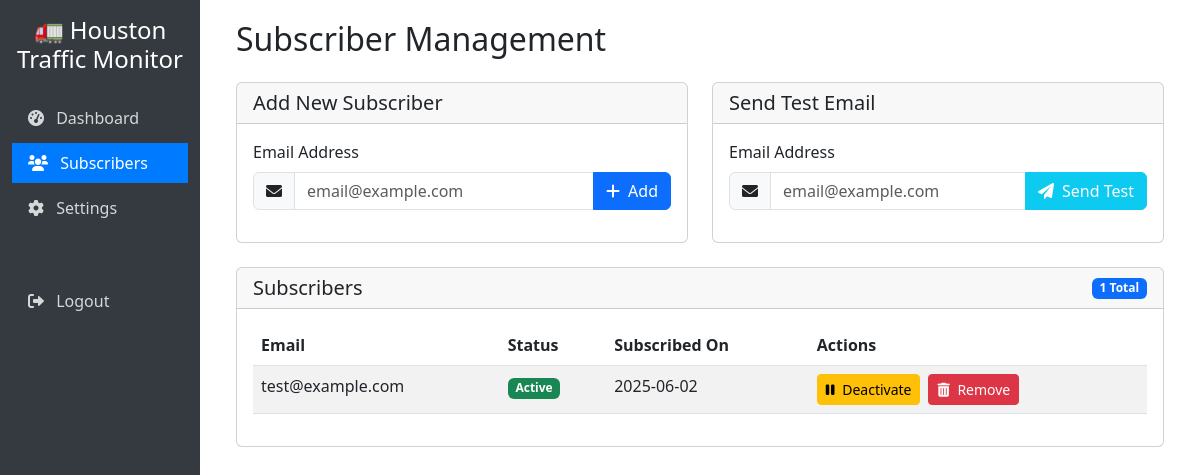
Page /subscribers (signed in) on the earlier database version.
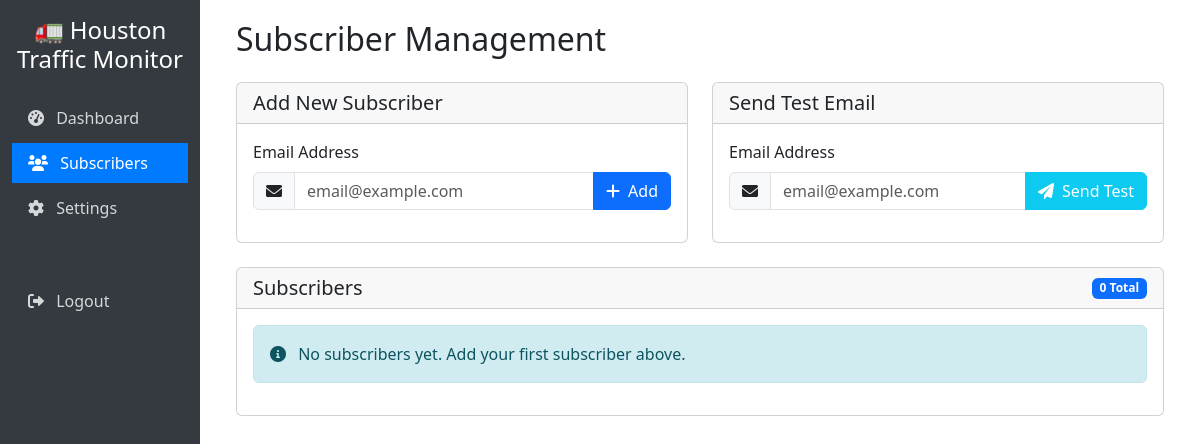
Same page on the later database version.
### tables this page shows
CREATE TABLE subscribers (
                id INTEGER PRIMARY KEY AUTOINCREMENT,
                email TEXT UNIQUE NOT NULL,
                active BOOLEAN DEFAULT 1,
                created_at TIMESTAMP DEFAULT CURRENT_TIMESTAMP
            );

### app.py (the view)
@app.route('/subscribers')
@login_required
def subscribers():
    all_subscribers = Subscriber.get_all(db)
    return render_template('subscribers.html', subscribers=all_subscribers)

### app.py (called while the page is built)
@login_manager.user_loader
def load_user(username):
    user_data = AdminUser.get_by_username(db, username)
    if user_data:
        return User(username)
    return None

### models.py (called while the page is built)
    def get_connection(self):
        conn = sqlite3.connect(self.db_path)
        conn.row_factory = sqlite3.Row
        return conn

    @staticmethod
    def get_all(db):
        conn = db.get_connection()
        cursor = conn.cursor()
        cursor.execute('SELECT * FROM subscribers ORDER BY created_at DESC')
        subscribers = cursor.fetchall()
        conn.close()
        return subscribers

    @staticmethod
    def get_by_username(db, username):
        conn = db.get_connection()
        cursor = conn.cursor()
        cursor.execute('SELECT * FROM admin_users WHERE username = ?', (username,))
        user = cursor.fetchone()
        conn.close()
        return user

### templates/subscribers.html (shortened to what this page needs)
{% extends "base.html" %}
{% block content %}
<div class="container-fluid">
    <h1 class="h2 mb-4">Subscriber Management</h1>
    <div class="row">
        <div class="col-md-6 mb-4">
            <div class="card">
                <div class="card-header">
                    <h5 class="mb-0">Add New Subscriber</h5>
                </div>
                <div class="card-body">
                    <form method="POST" action="{{ url_for('add_subscriber') }}">
                        <div class="mb-3">
                            <label for="email" class="form-label">Email Address</label>
                            <div class="input-group">
                                <span class="input-group-text"><i class="fas fa-envelope"></i></span>
                                <input type="email" class="form-control" id="email" name="email" required placeholder="email@example.com">
                                <button type="submit" class="btn btn-primary">
                                    <i class="fas fa-plus me-1"></i> Add
                                </button>
                            </div>
                        </div>
                    </form>
                </div>
            </div>
        </div>
        <div class="col-md-6 mb-4">
            <div class="card">
                <div class="card-header">
                    <h5 class="mb-0">Send Test Email</h5>
                </div>
                <div class="card-body">
                    <form method="POST" action="{{ url_for('test_email') }}">
                        <div class="mb-3">
                            <label for="test_email" class="form-label">Email Address</label>
                            <div class="input-group">
                                <span class="input-group-text"><i class="fas fa-envelope"></i></span>
                                <input type="email" class="form-control" id="test_email" name="test_email" required placeholder="email@example.com">
                                <button type="submit" class="btn btn-info text-white">
                                    <i class="fas fa-paper-plane me-1"></i> Send Test
                                </button>
                            </div>
                        </div>
                    </form>
                </div>
            </div>
        </div>
    </div>
    <div class="card">
        <div class="card-header">
            <div class="d-flex justify-content-between align-items-center">
                <h5 class="mb-0">Subscribers</h5>
                <span class="badge bg-primary">{{ subscribers|length }} Total</span>
            </div>
        </div>
        <div class="card-body">
            {% if subscribers %}
                <div class="table-responsive">
                    <table class="table table-striped table-hover">
                        <thead>
                            <tr>
                                <th>Email</th>
                                <th>Status</th>
                                <th>Subscribed On</th>
                                <th>Actions</th>
                            </tr>
                        </thead>
                        <tbody>
                            {% for subscriber in subscribers %}
                                <tr>
                                    <td>{{ subscriber.email }}</td>
                                    <td>
                                        {% if subscriber.active %}
                                            <span class="badge bg-success">Active</span>
                                        {% else %}
                                            <span class="badge bg-secondary">Inactive</span>
                                        {% endif %}
                                    </td>
                                    <td>{{ subscriber.created_at.split(' ')[0] }}</td>
                                    <td>
                                        <div class="btn-group" role="group">
                                            <form method="POST" action="{{ url_for('toggle_subscriber') }}" class="me-2">
                                                <button type="submit" class="btn btn-sm {% if subscriber.active %}btn-warning{% else %}btn-success{% endif %}">
                                                    {% if subscriber.active %}
                                                        <i class="fas fa-pause me-1"></i> Deactivate
                                                    {% else %}
                                                        <i class="fas fa-play me-1"></i> Activate
                                                    {% endif %}
                                                </button>
                                            </form>
                                            <form method="POST" action="{{ url_for('remove_subscriber') }}">
                                                <button type="submit" class="btn btn-sm btn-danger" onclick="return confirm('Are you sure you want to remove this subscriber?')">
                                                    <i class="fas fa-trash-alt me-1"></i> Remove
                                                </button>
                                            </form>
                                        </div>
                                    </td>
                                </tr>
                            {% endfor %}
                        </tbody>
                    </table>
                </div>
            {% else %}
                <div class="alert alert-info">
                    <i class="fas fa-info-circle me-2"></i> No subscribers yet. Add your first subscriber above.
                </div>
            {% endif %}
        </div>
    </div>
</div>
{% endblock %}

### templates/base.html (shortened to what this page needs)
<!DOCTYPE html>
<html lang="en">
<head>
    <link href="https://cdn.jsdelivr.net/npm/bootstrap@5.3.0-alpha1/dist/css/bootstrap.min.css" rel="stylesheet">
    <link rel="stylesheet" href="https://cdnjs.cloudflare.com/ajax/libs/font-awesome/6.0.0/css/all.min.css">
</head>
<body>
    <div class="container-fluid">
        <div class="row">
            {% if current_user.is_authenticated %}
            <div class="col-md-3 col-lg-2 d-md-block sidebar collapse">
                <div class="position-sticky pt-3">
                    <div class="text-center mb-4">
                        <h4>🚛 Houston Traffic Monitor</h4>
                    </div>
                    <ul class="nav flex-column">
                        <li class="nav-item">
                            <a class="nav-link {% if request.path == '/dashboard' %}active{% endif %}" href="{{ url_for('dashboard') }}">
                                <i class="fas fa-tachometer-alt me-2"></i> Dashboard
                            </a>
                        </li>
                        <li class="nav-item">
                            <a class="nav-link {% if request.path == '/subscribers' %}active{% endif %}" href="{{ url_for('subscribers') }}">
                                <i class="fas fa-users me-2"></i> Subscribers
                            </a>
                        </li>
                        <li class="nav-item">
                            <a class="nav-link {% if request.path == '/settings' %}active{% endif %}" href="{{ url_for('settings') }}">
                                <i class="fas fa-cog me-2"></i> Settings
                            </a>
                        </li>
                        <li class="nav-item mt-5">
                            <a class="nav-link" href="{{ url_for('logout') }}">
                                <i class="fas fa-sign-out-alt me-2"></i> Logout
                            </a>
                        </li>
                    </ul>
                </div>
            </div>
            {% endif %}
            <main class="col-md-9 ms-sm-auto col-lg-10 px-md-4 main-content">
                {% block content %}{% endblock %}
            </main>
        </div>
    </div>
</body>
</html>

### templates/base.html (style rules this page uses)
.sidebar { min-height: 100vh; background-color: #343a40; color: white; }
.sidebar .nav-link { color: rgba(255, 255, 255, 0.8); margin-bottom: 5px; }
.sidebar .nav-link.active { background-color: #007bff; color: white; }
.main-content { padding: 20px; }
.alert-info { background-color: #d1ecf1; border-color: #bee5eb; color: #0c5460; }

Differences in the rows shown:
removed subscribers: email "test@example.com", active "Active", created_at "2025-06-02"
Other differences:
{{ subscribers|length }}: "1" → "0"
text no longer shown: "Email Status Subscribed On Actions"
text now shown: "No subscribers yet. Add your first subscriber above."
